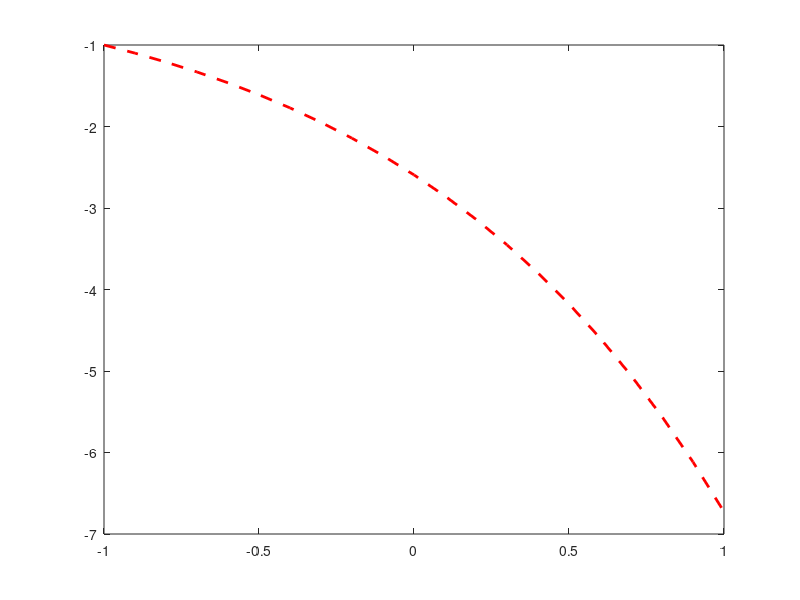

Recreate this plot in MATLAB.
% This code integrates on [x0,xf] a model equation 
%   y' = a*x + b*y 
% with given constants  a,b  and
% initial condition 
%   y(x0)=y0.
% The integration is done by the simple Euler method.


% Set the parameters of the problem:
a=1;
b=2;

x0=-1; 
xf=1;                          % beginning and ending values of x
h=0.1;                         % step size in x
y0=-1;                          % initial value of y

x=[x0:h:xf];                   % this is the vector of x values


% Solve the equation using the simple Euler method:
y(1)=y0;
for i=1:length(x)-1
    y(i+1)=y(i)+h*(a*y(i));
end

figure(10101);
plot(x,y,'r--','linewidth',2)
